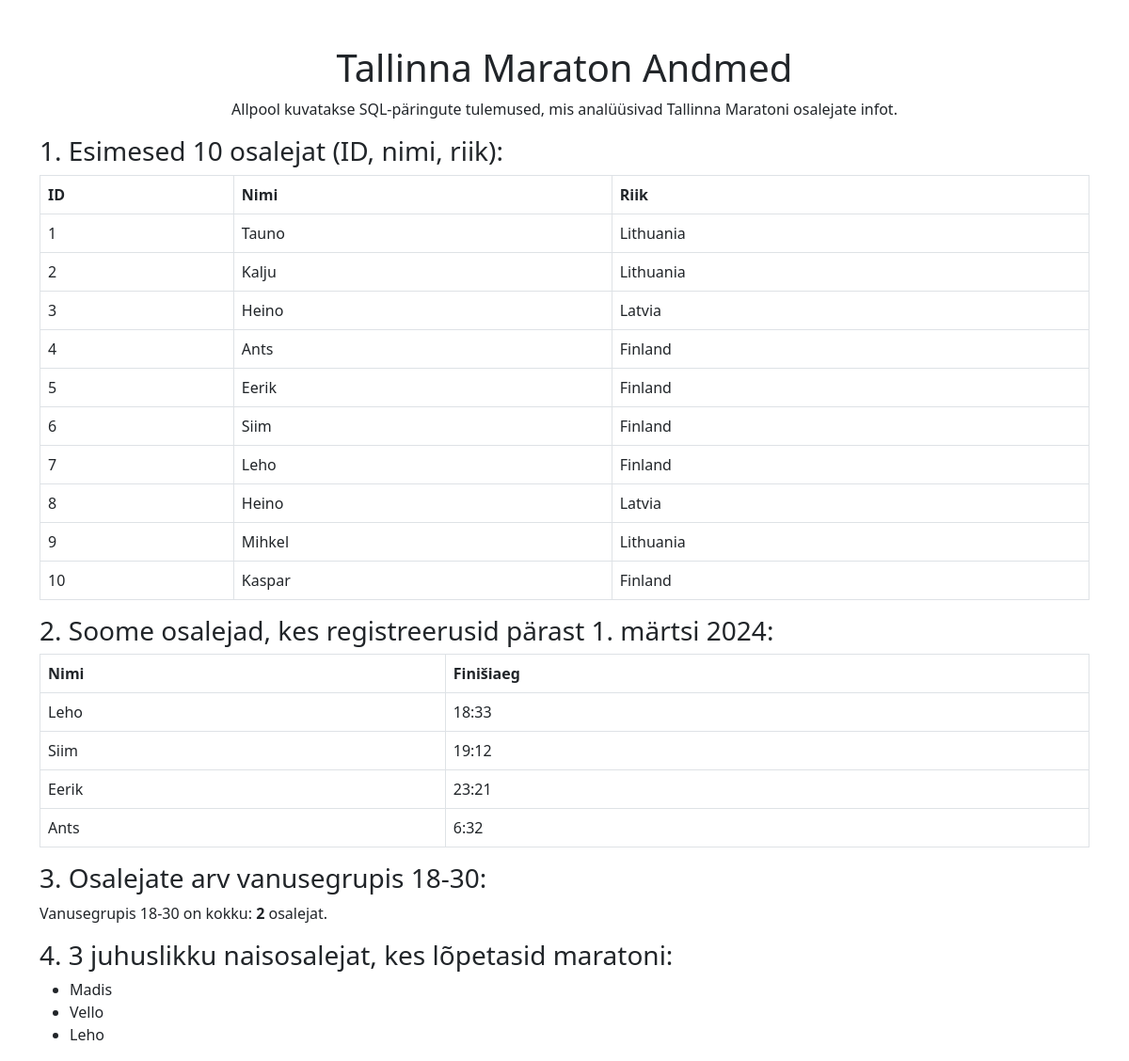
The page / on the database its author committed.
### tables this page shows
CREATE TABLE `tallinn_marathon` (
  `id` int(11) DEFAULT NULL,
  `nimi` varchar(8) DEFAULT NULL,
  `vanus` int(11) DEFAULT NULL,
  `tel` varchar(50) DEFAULT NULL,
  `riik` varchar(50) DEFAULT NULL,
  `sugu` varchar(50) DEFAULT NULL,
  `tsargi_suurus` varchar(50) DEFAULT NULL,
  `registreerimine` date DEFAULT NULL,
  `finish` varchar(50) DEFAULT NULL
);

### index.php (the view, shortened to what this page needs)
<!DOCTYPE html>
<html lang="et">
<head>
    <link href="https://cdn.jsdelivr.net/npm/bootstrap@5.3.0-alpha3/dist/css/bootstrap.min.css" rel="stylesheet">
</head>
<body>
    <div class="container mt-5">
        <h1 class="text-center">Tallinna Maraton Andmed</h1>
        <p class="text-center">Allpool kuvatakse SQL-päringute tulemused, mis analüüsivad Tallinna Maratoni osalejate infot.</p>
        <?php
        include('config.php');
        echo "<h3>1. Esimesed 10 osalejat (ID, nimi, riik):</h3>";
        $query1 = "SELECT id, nimi, riik FROM tallinn_marathon LIMIT 10";
        $result1 = $conn->query($query1);
        echo "<table class='table table-bordered'>";
        echo "<thead><tr><th>ID</th><th>Nimi</th><th>Riik</th></tr></thead>";
        echo "<tbody>";
        while ($row = $result1->fetch_assoc()) {
            echo "<tr><td>{$row['id']}</td><td>{$row['nimi']}</td><td>{$row['riik']}</td></tr>";
        }
        echo "</tbody></table>";
        echo "<h3>2. Soome osalejad, kes registreerusid pärast 1. märtsi 2024:</h3>";
        $query2 = "SELECT nimi, finish FROM tallinn_marathon WHERE riik = 'Finland' AND registreerimine > '2024-03-01' ORDER BY finish";
        $result2 = $conn->query($query2);
        echo "<table class='table table-bordered'>";
        echo "<thead><tr><th>Nimi</th><th>Finišiaeg</th></tr></thead>";
        echo "<tbody>";
        while ($row = $result2->fetch_assoc()) {
            echo "<tr><td>{$row['nimi']}</td><td>{$row['finish']}</td></tr>";
        }
        echo "</tbody></table>";
        echo "<h3>3. Osalejate arv vanusegrupis 18-30:</h3>";
        $query3 = "SELECT COUNT(*) AS count FROM tallinn_marathon WHERE vanus = '18-30'";
        $result3 = $conn->query($query3);
        $count = $result3->fetch_assoc()['count'];
        echo "<p>Vanusegrupis 18-30 on kokku: <strong>{$count}</strong> osalejat.</p>";
        echo "<h3>4. 3 juhuslikku naisosalejat, kes lõpetasid maratoni:</h3>";
        $query4 = "SELECT nimi FROM tallinn_marathon WHERE sugu = 'Female' AND finish IS NOT NULL ORDER BY RAND() LIMIT 3";
        $result4 = $conn->query($query4);
        echo "<ul>";
        while ($row = $result4->fetch_assoc()) {
            echo "<li>{$row['nimi']}</li>";
        }
        echo "</ul>";
        ?>
    </div>
</body>
</html>

### rows shown on the page
tallinn_marathon: id "1", nimi "Tauno", riik "Lithuania"
tallinn_marathon: id "2", nimi "Kalju", riik "Lithuania"
tallinn_marathon: id "3", nimi "Heino", riik "Latvia"
tallinn_marathon: id "4", nimi "Ants", riik "Finland", finish "6:32"
tallinn_marathon: id "5", nimi "Eerik", riik "Finland", finish "23:21"
tallinn_marathon: id "6", nimi "Siim", riik "Finland", finish "19:12"
tallinn_marathon: id "7", nimi "Leho", riik "Finland", finish "18:33"
tallinn_marathon: id "8", nimi "Heino", riik "Latvia"
tallinn_marathon: id "9", nimi "Mihkel", riik "Lithuania"
tallinn_marathon: id "10", nimi "Kaspar", riik "Finland"

### other values the page prints
$count "2"
$row['nimi'] "Madis"
$row['nimi'] "Vello"
$row['nimi'] "Leho"
